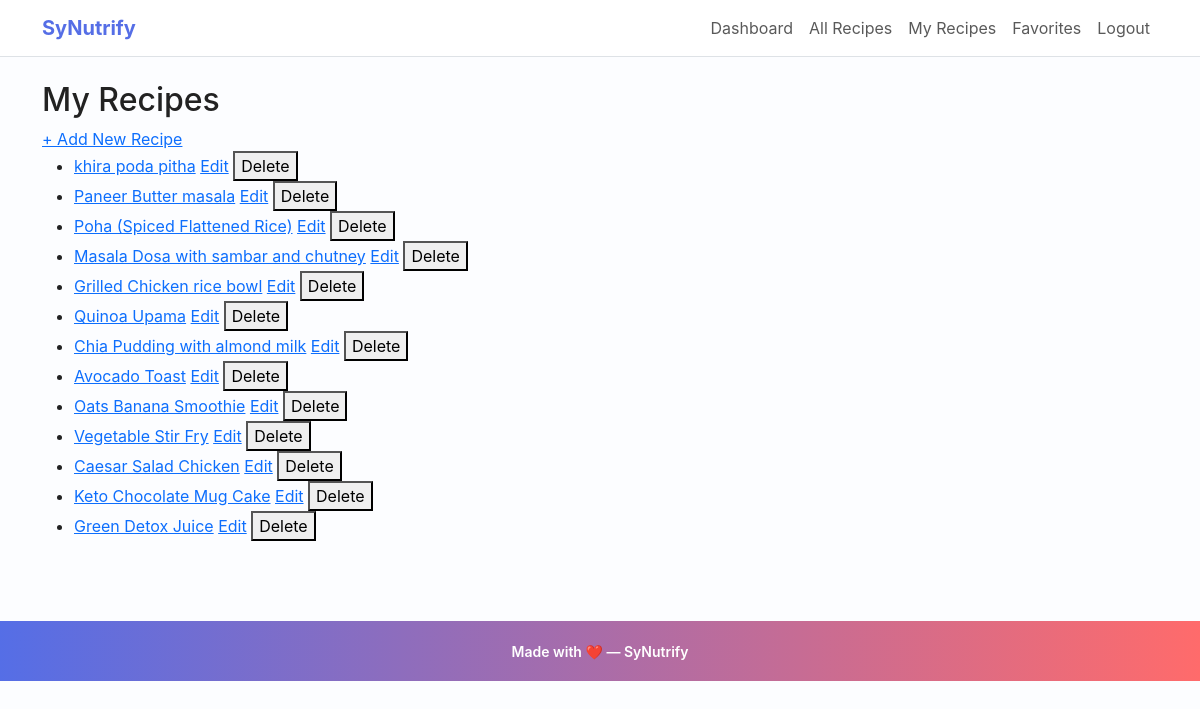
The page /my_recipes (signed in) on the database as committed earlier.
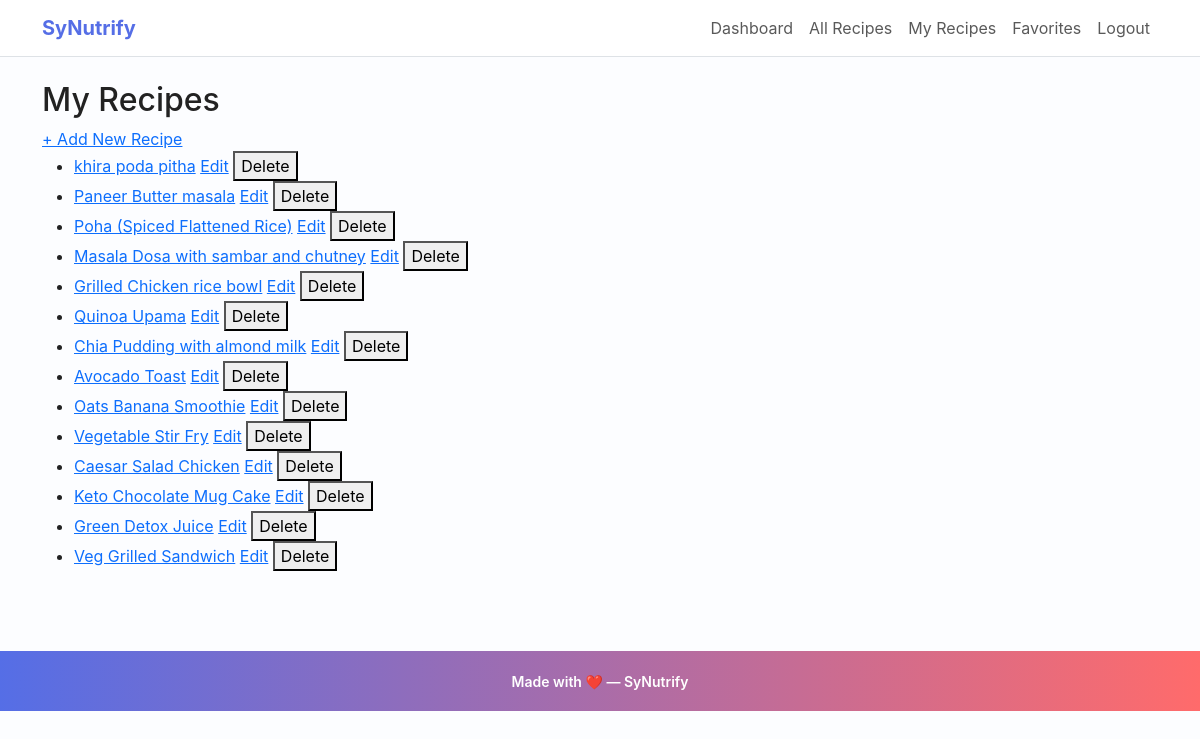
The same page on the database as committed later.
### app.py (models this page shows)
class Recipe(db.Model):
    id = db.Column(db.Integer, primary_key=True)
    title = db.Column(db.String(150), nullable=False)
    image_url = db.Column(db.String(300))        # New: for recipe image
    ingredients = db.Column(db.Text, nullable=False)
    calories = db.Column(db.Float)
    proteins = db.Column(db.Float)
    fats = db.Column(db.Float)
    carbs = db.Column(db.Float)
    fibers = db.Column(db.Float)
    instructions = db.Column(db.Text, nullable=False)
    youtube_url = db.Column(db.String(300))
    user_id = db.Column(db.Integer, db.ForeignKey("user.id"), nullable=False)
    ratings = db.relationship("Rating", backref="recipe", lazy=True ,cascade="all, delete-orphan")
    comments = db.relationship("Comment", backref="recipe", lazy=True , cascade="all, delete-orphan")

### app.py (the view)
@app.route("/my_recipes")
@login_required
def my_recipes():
    user_recipes = Recipe.query.filter_by(user_id=current_user.id).all()
    return render_template("my_recipes.html", recipes=user_recipes)

### app.py (called while the page is built)
@app.context_processor
def inject_csrf_token():
    return dict(csrf_token=generate_csrf)

@login_manager.user_loader
def load_user(user_id):
    return User.query.get(int(user_id))

### templates/my_recipes.html (shortened to what this page needs)
{% extends "base.html" %}
{% block content %}
<h2>My Recipes</h2>
<a href="{{ url_for('add_recipe') }}">+ Add New Recipe</a>
<ul>
    {% for r in recipes %}
    <li>
        <a href="{{ url_for('recipe_detail', recipe_id=r.id) }}">{{ r.title }}</a>
        <a href="{{ url_for('edit_recipe', recipe_id=r.id) }}">Edit</a>
        <form action="{{ url_for('delete_recipe', recipe_id=r.id) }}" method="POST" style="display:inline" onsubmit="return confirm('Are you sure you want to delete this recipe?');">
            <button type="submit">Delete</button>
        </form>
    </li>
    {% else %}
    <li>You have not added any recipes yet.</li>
    {% endfor %}
</ul>
{% endblock %}

Rows that differ between the two databases and show on the page:
added Recipe: title "Veg Grilled Sandwich"
